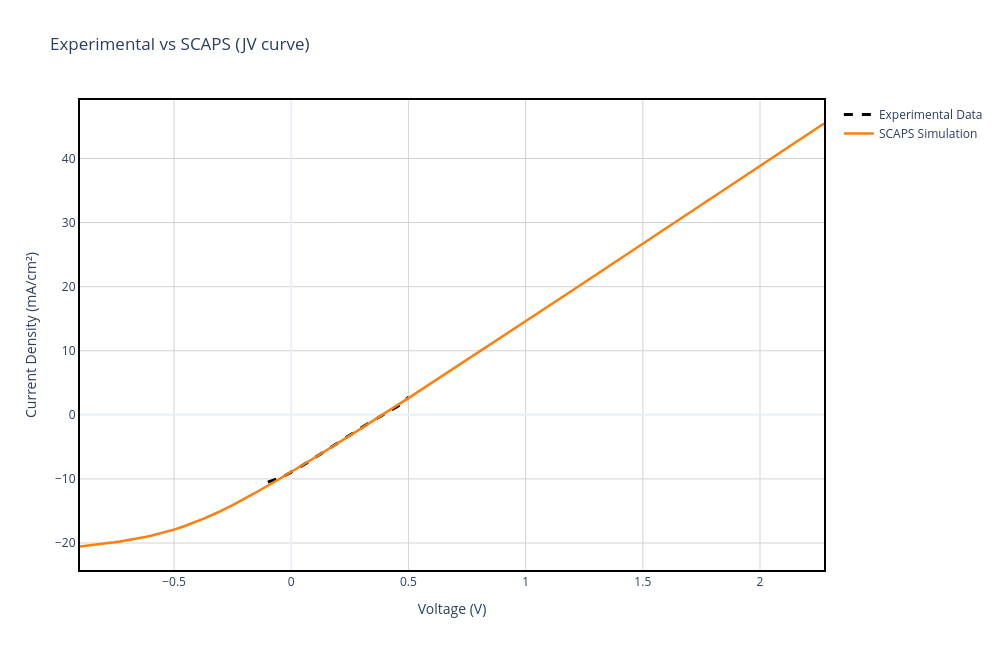

The cell this chart's notebook holds for it:
### Markdown cell above
## Section 4: Overlay Comparison - Simulation vs Experimental Data

### Overview
This section provides a comprehensive visual comparison by overlaying all SCAPS simulation J-V curves on the same plot as the experimental data. This overlay approach allows for:

- **Direct shape comparison**: Visually assess which simulations best match the experimental curve shape (MSE)
- **Parameter range assessment**: Understand the spread of voltages, currents, and fill factors across all simulations
- **Quality of model fit**: Quickly identify if any simulations closely track the experimental behavior across the full J-V range
- **Anomaly detection**: Spot simulations that deviate significantly from the general trend

This visualization complements the parameter-based matching in the following section and provides intuitive insight into device behavior.

### Interpretation of Match Quality Metrics

#### Mean Squared Error (MSE)
- **Perfect Match**: MSE = **0** (simulation J-V curve identical to experimental curve at all voltage points)
- **Excellent Match**: MSE < **1** (very close agreement across the J-V range)
- **Good Match**: MSE < **10** (acceptable deviation, < 2% relative error in current density)
- **Poor Match**: MSE > **50** (significant disagreement between curves)
- **Formula**: 

$$\text{MSE} = \frac{1}{N} \sum_{i=1}^{N} \left(J_i^{exp} - J_i^{sim}(V_i)\right)^2$$

where $J^{exp}$ is experimental current density at measured voltages, $J^{sim}(V_i)$ is interpolated simulated current density at those same voltages, and $N$ is the number of measurement points.

#### Parameter Score  
- **Perfect Match**: Score = **0** (all parameters: Voc, Jsc, FF, η match targets exactly)
- **Excellent Match**: Score < **0.01** (all parameters within ~3% relative error)
- **Good Match**: Score < **0.05** (parameters within ~7% relative error on average)
- **Acceptable Match**: Score < **0.15** (parameters within ~12% relative error)
- **Poor Match**: Score > **0.30** (significant parameter deviation from targets)
- **Formula**:

$$\text{Score} = \sum_{i} \left(\frac{X_i^{sim} - X_i^{target}}{X_i^{target}}\right)^2$$

where $X_i$ represents the performance parameters:
- $V_{oc}$ (Open Circuit Voltage)
- $J_{sc}$ (Short Circuit Current Density)  
- $FF$ (Fill Factor)
- $\eta$ (Power Conversion Efficiency)

### Code cell
# Calculate MSE for comparison (without creating plots)
for d in scaps_data:
    v_sim = d['v(V)']
    j_sim = d['jtot(mA/cm2)']
    
    # Ensure arrays are proper numpy arrays
    v_sim = np.asarray(v_sim, dtype=float)
    j_sim = np.asarray(j_sim, dtype=float)
    
    # Remove any NaN values
    valid_mask = np.isfinite(v_sim) & np.isfinite(j_sim)
    v_sim_clean = v_sim[valid_mask]
    j_sim_clean = j_sim[valid_mask]
    
    if len(v_sim_clean) < 2:
        d['mse'] = np.nan
        continue
    
    try:
        # Create interpolator
        interp_func = interp1d(v_sim_clean, j_sim_clean, kind='linear', fill_value="extrapolate")
        
        # Overlapping region
        v_min = max(v_sim_clean.min(), exp_data['v(V)'].min())
        v_max = min(v_sim_clean.max(), exp_data['v(V)'].max())
        
        valid_exp = exp_data[(exp_data['v(V)'] >= v_min) & (exp_data['v(V)'] <= v_max)]
        
        if len(valid_exp) > 2:
            j_sim_interp = interp_func(valid_exp['v(V)'].values)
            j_sim_interp = np.nan_to_num(j_sim_interp, nan=0.0, posinf=100.0, neginf=-100.0)
            j_exp_vals = valid_exp['jtot(mA/cm2)'].values
            mse = mean_squared_error(j_exp_vals, j_sim_interp)
            d['mse'] = mse
        else:
            d['mse'] = np.nan
    except Exception as e:
        d['mse'] = np.nan

# Calculate parameter scores
for d in scaps_data:
    score = 0
    score += ((d['Voc'] - TARGET_VOC) / TARGET_VOC)**2
    score += ((d['Jsc'] - TARGET_JSC) / TARGET_JSC)**2
    score += ((d['FF'] - TARGET_FF) / TARGET_FF)**2
    score += ((d['eta'] - TARGET_ETA) / TARGET_ETA)**2
    d['param_score'] = score

# ==================== PLOT 3: OVERLAY WITH J LIMITATION ON SCAPS ====================
fig3_overlay = go.Figure()

# Add experimental data (no filtering)
fig3_overlay.add_trace(go.Scatter(
    x=exp_data['v(V)'], 
    y=exp_data['jtot(mA/cm2)'], 
    mode='lines', 
    name='Experimental Data', 
    line=dict(color='black', width=3, dash='dash'),
    hovertemplate='<b>Experimental</b><br>V: %{x:.3f} V<br>J: %{y:.2f} mA/cm²<extra></extra>'
))

# Add SCAPS simulations (filtered by J_MAX only)
import plotly.express as px
color_palette = px.colors.qualitative.Plotly

for i, d in enumerate(scaps_data):
    # NO FILTERING - show all SCAPS data points
    
    # Hover information
    hover_text = f"<b>{d['label']}</b><br>Voc: {d['Voc']:.4f} V<br>Jsc: {d['Jsc']:.4f} mA/cm²<br>FF: {d['FF']:.2f} %<br>η: {d['eta']:.2f} %"
    
    legend_name = f"SCAPS Simulation" if len(scaps_data) == 1 else f"Sim {i+1}"
    line_color = color_palette[i % len(color_palette)] if len(scaps_data) > 1 else '#ff7f0e'
    
    fig3_overlay.add_trace(go.Scatter(
        x=d['v(V)'], 
        y=d['jtot(mA/cm2)'], 
        mode='lines', 
        name=legend_name,
        line=dict(color=line_color, width=2.5),
        hovertemplate=hover_text + '<extra></extra>'
    ))

fig3_overlay.update_xaxes(showline=True, linewidth=2, linecolor='black', mirror=True)
fig3_overlay.update_yaxes(showline=True, linewidth=2, linecolor='black', mirror=True)
fig3_overlay.update_layout(
    title='Experimental vs SCAPS (JV curve)',
    xaxis_title='Voltage (V)',
    yaxis_title='Current Density (mA/cm²)',
    hovermode='closest',
    template='plotly_white',
    width=1000,
    height=650,
    plot_bgcolor='white',
    xaxis=dict(showgrid=True, gridwidth=1, gridcolor='lightgray'),
    yaxis=dict(showgrid=True, gridwidth=1, gridcolor='lightgray'),
)
fig3_overlay.show()
fig3_overlay.write_image(os.path.join(plots_dir, 'Experimental_vs_SCAPS_Limited.png'), width=1000, height=650)

print(f"✅ Saved Plot 3 to {plots_dir}/Experimental_vs_SCAPS_Limited.png")

# ==================== COMPARISON TABLE ====================
# Prepare table data
exp_voc = TARGET_VOC
exp_jsc = TARGET_JSC
exp_ff = TARGET_FF
exp_eta = TARGET_ETA

table_data = []
for i, d in enumerate(scaps_data):
    mse_val = d['mse'] if not np.isnan(d['mse']) else "N/A"
    mse_str = f"{mse_val:.4f}" if isinstance(mse_val, float) else mse_val
    
    table_data.append({
        'Metric': 'Voc (V)',
        'Experimental': f"{exp_voc:.4f}",
        'SCAPS': f"{d['Voc']:.4f}",
        'Difference': f"{abs(d['Voc'] - exp_voc):.4f}",
        'Relative Diff (%)': f"{abs(d['Voc'] - exp_voc) / exp_voc * 100:.2f}%"
    })
    
    table_data.append({
        'Metric': 'Jsc (mA/cm²)',
        'Experimental': f"{exp_jsc:.4f}",
        'SCAPS': f"{d['Jsc']:.4f}",
        'Difference': f"{abs(d['Jsc'] - exp_jsc):.4f}",
        'Relative Diff (%)': f"{abs(d['Jsc'] - exp_jsc) / exp_jsc * 100:.2f}%"
    })
    
    table_data.append({
        'Metric': 'FF (%)',
        'Experimental': f"{exp_ff:.2f}",
        'SCAPS': f"{d['FF']:.2f}",
        'Difference': f"{abs(d['FF'] - exp_ff):.2f}",
        'Relative Diff (%)': f"{abs(d['FF'] - exp_ff) / exp_ff * 100:.2f}%"
    })
    
    table_data.append({
        'Metric': 'η (%)',
        'Experimental': f"{exp_eta:.4f}",
        'SCAPS': f"{d['eta']:.4f}",
        'Difference': f"{abs(d['eta'] - exp_eta):.4f}",
        'Relative Diff (%)': f"{abs(d['eta'] - exp_eta) / exp_eta * 100:.2f}%"
    })
    
    table_data.append({
        'Metric': 'MSE (Mean Squared Error)',
        'Experimental': '-',
        'SCAPS': mse_str,
        'Difference': '-',
        'Relative Diff (%)': '-'
    })
    
    table_data.append({
        'Metric': 'Parameter Score',
        'Experimental': '-',
        'SCAPS': f"{d['param_score']:.6f}",
        'Difference': '-',
        'Relative Diff (%)': '-'
    })

comparison_df = pd.DataFrame(table_data)

# Save comparison table as image
fig_comp_table, ax = plt.subplots(figsize=(15, 8))
ax.axis('tight')
ax.axis('off')

# Create table
table = ax.table(cellText=comparison_df.values, 
                colLabels=comparison_df.columns,
                cellLoc='center', 
                loc='center',
                colWidths=[0.18, 0.15, 0.15, 0.18, 0.18])

# Style the table
table.auto_set_font_size(False)
table.set_fontsize(9)
table.scale(1, 2)

# Style header
for i in range(len(comparison_df.columns)):
    cell = table[(0, i)]
    cell.set_facecolor('#4472C4')
    cell.set_text_props(weight='bold', color='white')

# Style alternating rows with light colors
for i in range(1, len(comparison_df) + 1):
    for j in range(len(comparison_df.columns)):
        cell = table[(i, j)]
        if i % 2 == 0:
            cell.set_facecolor('#E7E6E6')
        else:
            cell.set_facecolor('#F2F2F2')

fig_comp_table.suptitle('Experimental vs SCAPS Simulation Comparison', fontsize=14, fontweight='bold', y=0.98)

comp_table_path = os.path.join(plots_dir, 'Comparison_Table.png')
plt.savefig(comp_table_path, dpi=300, bbox_inches='tight')
plt.show()
plt.close()
print(f"✅ Saved Comparison Table to {plots_dir}/Comparison_Table.png")

### Figure 1 — Plotly figure (JSON) as saved in the notebook; plotly's stock layout.template omitted (floating-point values rounded to 4 significant figures; data arrays with more than 128 entries replaced by an {"elided": "..."} marker saying what was removed)
{"data": [{"hovertemplate": "<b>Experimental</b><br>V: %{x:.3f} V<br>J: %{y:.2f} mA/cm²<extra></extra>", "line": {"color": "black", "dash": "dash", "width": 3}, "mode": "lines", "name": "Experimental Data", "type": "scatter", "x": {"elided": "200 float values"}, "y": {"elided": "200 float values"}}, {"hovertemplate": "<b>SCAPS Simulation</b><br>Voc: 0.3894 V<br>Jsc: 8.9116 mA/cm²<br>FF: 26.10 %<br>η: 0.91 %<extra></extra>", "line": {"color": "#ff7f0e", "width": 2.5}, "mode": "lines", "name": "SCAPS Simulation", "type": "scatter", "x": [NaN, -0.9013, -0.8778, -0.8541, -0.8301, -0.8058, -0.781, -0.756, -0.7306, -0.7048, -0.6783, -0.6512, -0.6232, -0.5941, -0.5637, -0.5316, -0.4972, -0.4598, -0.4181, -0.3705, -0.3144, -0.2461, -0.1601, -0.04914, 0.09599, 0.2851, 0.5258, 0.8193, 1.16, 1.533, 1.914, 2.273, NaN], "y": [NaN, -20.55, -20.46, -20.36, -20.26, -20.15, -20.03, -19.9, -19.76, -19.61, -19.44, -19.26, -19.06, -18.82, -18.56, -18.25, -17.88, -17.43, -16.87, -16.17, -15.24, -14.0, -12.31, -9.978, -6.769, -2.433, 3.225, 10.24, 18.47, 27.52, 36.78, 45.46, NaN]}], "layout": {"height": 650, "hovermode": "closest", "plot_bgcolor": "white", "title": {"text": "Experimental vs SCAPS (JV curve)"}, "width": 1000, "xaxis": {"gridcolor": "lightgray", "gridwidth": 1, "linecolor": "black", "linewidth": 2, "mirror": true, "showgrid": true, "showline": true, "title": {"text": "Voltage (V)"}}, "yaxis": {"gridcolor": "lightgray", "gridwidth": 1, "linecolor": "black", "linewidth": 2, "mirror": true, "showgrid": true, "showline": true, "title": {"text": "Current Density (mA/cm²)"}}}}
